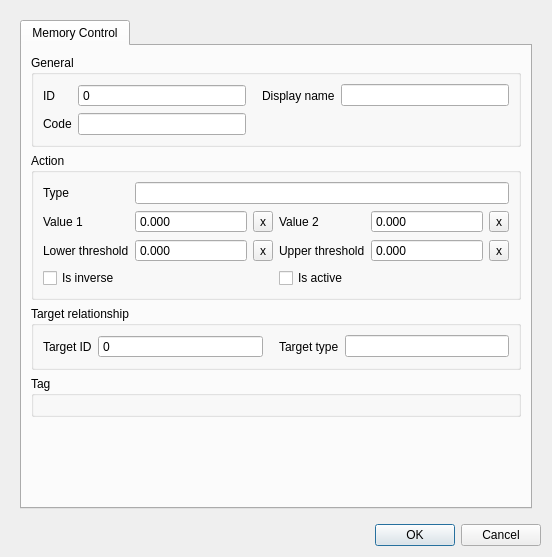
<?xml version="1.0" encoding="UTF-8"?>
<ui version="4.0">
 <class>Dialog</class>
 <widget class="QDialog" name="Dialog">
  <property name="geometry">
   <rect>
    <x>0</x>
    <y>0</y>
    <width>552</width>
    <height>557</height>
   </rect>
  </property>
  <property name="windowTitle">
   <string>Dialog</string>
  </property>
  <layout class="QGridLayout" name="gridLayout">
   <item row="0" column="0">
    <widget class="QScrollArea" name="scrollArea">
     <property name="frameShape">
      <enum>QFrame::NoFrame</enum>
     </property>
     <property name="widgetResizable">
      <bool>true</bool>
     </property>
     <widget class="QWidget" name="scrollAreaWidgetContents">
      <property name="geometry">
       <rect>
        <x>0</x>
        <y>0</y>
        <width>534</width>
        <height>510</height>
       </rect>
      </property>
      <layout class="QGridLayout" name="gridLayout_7">
       <item row="0" column="0">
        <widget class="QTabWidget" name="tabWidget">
         <property name="locale">
          <locale language="English" country="UnitedStates"/>
         </property>
         <property name="inputMethodHints">
          <set>Qt::ImhNone</set>
         </property>
         <property name="currentIndex">
          <number>0</number>
         </property>
         <widget class="QWidget" name="tab">
          <attribute name="title">
           <string>Memory Control</string>
          </attribute>
          <layout class="QGridLayout" name="gridLayout_18">
           <item row="4" column="0">
            <spacer name="verticalSpacer_3">
             <property name="orientation">
              <enum>Qt::Vertical</enum>
             </property>
             <property name="sizeHint" stdset="0">
              <size>
               <width>20</width>
               <height>40</height>
              </size>
             </property>
            </spacer>
           </item>
           <item row="2" column="0">
            <widget class="QGroupBox" name="grp_target">
             <property name="enabled">
              <bool>true</bool>
             </property>
             <property name="locale">
              <locale language="English" country="UnitedStates"/>
             </property>
             <property name="title">
              <string>Target relationship</string>
             </property>
             <layout class="QGridLayout" name="gridLayout_4">
              <item row="0" column="2">
               <widget class="QLabel" name="label_16">
                <property name="locale">
                 <locale language="English" country="UnitedStates"/>
                </property>
                <property name="text">
                 <string>Target type</string>
                </property>
                <property name="alignment">
                 <set>Qt::AlignLeading|Qt::AlignLeft|Qt::AlignVCenter</set>
                </property>
                <property name="indent">
                 <number>10</number>
                </property>
               </widget>
              </item>
              <item row="0" column="1">
               <widget class="QSpinBox" name="target_id">
                <property name="sizePolicy">
                 <sizepolicy hsizetype="Expanding" vsizetype="Fixed">
                  <horstretch>0</horstretch>
                  <verstretch>0</verstretch>
                 </sizepolicy>
                </property>
                <property name="locale">
                 <locale language="English" country="UnitedStates"/>
                </property>
                <property name="readOnly">
                 <bool>true</bool>
                </property>
                <property name="buttonSymbols">
                 <enum>QAbstractSpinBox::NoButtons</enum>
                </property>
                <property name="maximum">
                 <number>999999999</number>
                </property>
                <property name="showClearButton" stdset="0">
                 <bool>true</bool>
                </property>
                <property name="clearValue" stdset="0">
                 <bool>true</bool>
                </property>
                <property name="expressionsEnabled" stdset="0">
                 <bool>false</bool>
                </property>
               </widget>
              </item>
              <item row="0" column="0">
               <widget class="QLabel" name="label_7">
                <property name="locale">
                 <locale language="English" country="UnitedStates"/>
                </property>
                <property name="text">
                 <string>Target ID</string>
                </property>
                <property name="alignment">
                 <set>Qt::AlignLeading|Qt::AlignLeft|Qt::AlignVCenter</set>
                </property>
               </widget>
              </item>
              <item row="0" column="3">
               <widget class="QLineEdit" name="target_type">
                <property name="readOnly">
                 <bool>true</bool>
                </property>
               </widget>
              </item>
             </layout>
            </widget>
           </item>
           <item row="1" column="0">
            <widget class="QGroupBox" name="grp_action">
             <property name="locale">
              <locale language="English" country="UnitedStates"/>
             </property>
             <property name="inputMethodHints">
              <set>Qt::ImhNone</set>
             </property>
             <property name="title">
              <string>Action</string>
             </property>
             <layout class="QGridLayout" name="gridLayout_3">
              <item row="0" column="0">
               <widget class="QLabel" name="label_5">
                <property name="locale">
                 <locale language="English" country="UnitedStates"/>
                </property>
                <property name="inputMethodHints">
                 <set>Qt::ImhNone</set>
                </property>
                <property name="text">
                 <string>Type</string>
                </property>
                <property name="alignment">
                 <set>Qt::AlignLeading|Qt::AlignLeft|Qt::AlignVCenter</set>
                </property>
               </widget>
              </item>
              <item row="1" column="4">
               <widget class="QDoubleSpinBox" name="action_value_2">
                <property name="sizePolicy">
                 <sizepolicy hsizetype="Expanding" vsizetype="Fixed">
                  <horstretch>0</horstretch>
                  <verstretch>0</verstretch>
                 </sizepolicy>
                </property>
                <property name="buttonSymbols">
                 <enum>QAbstractSpinBox::NoButtons</enum>
                </property>
                <property name="decimals">
                 <number>3</number>
                </property>
                <property name="maximum">
                 <double>1000000.000000000000000</double>
                </property>
               </widget>
              </item>
              <item row="1" column="0">
               <widget class="QLabel" name="label_4">
                <property name="text">
                 <string>Value 1</string>
                </property>
               </widget>
              </item>
              <item row="1" column="3">
               <widget class="QLabel" name="label_6">
                <property name="text">
                 <string>Value 2</string>
                </property>
               </widget>
              </item>
              <item row="2" column="1">
               <widget class="QDoubleSpinBox" name="lower_threshold">
                <property name="buttonSymbols">
                 <enum>QAbstractSpinBox::NoButtons</enum>
                </property>
                <property name="decimals">
                 <number>3</number>
                </property>
                <property name="maximum">
                 <double>1000000.000000000000000</double>
                </property>
               </widget>
              </item>
              <item row="3" column="3" colspan="2">
               <widget class="QCheckBox" name="is_active">
                <property name="text">
                 <string>Is active</string>
                </property>
               </widget>
              </item>
              <item row="3" column="0" colspan="2">
               <widget class="QCheckBox" name="is_inverse">
                <property name="text">
                 <string>Is inverse</string>
                </property>
               </widget>
              </item>
              <item row="2" column="3">
               <widget class="QLabel" name="label_9">
                <property name="text">
                 <string>Upper threshold</string>
                </property>
               </widget>
              </item>
              <item row="2" column="2">
               <widget class="QToolButton" name="lower_threshold_clear">
                <property name="text">
                 <string>x</string>
                </property>
               </widget>
              </item>
              <item row="2" column="0">
               <widget class="QLabel" name="label_8">
                <property name="text">
                 <string>Lower threshold</string>
                </property>
               </widget>
              </item>
              <item row="2" column="4">
               <widget class="QDoubleSpinBox" name="upper_threshold">
                <property name="buttonSymbols">
                 <enum>QAbstractSpinBox::NoButtons</enum>
                </property>
                <property name="decimals">
                 <number>3</number>
                </property>
                <property name="maximum">
                 <double>1000000.000000000000000</double>
                </property>
               </widget>
              </item>
              <item row="1" column="2">
               <widget class="QToolButton" name="action_value_1_clear">
                <property name="text">
                 <string>x</string>
                </property>
               </widget>
              </item>
              <item row="1" column="1">
               <widget class="QDoubleSpinBox" name="action_value_1">
                <property name="sizePolicy">
                 <sizepolicy hsizetype="Expanding" vsizetype="Fixed">
                  <horstretch>0</horstretch>
                  <verstretch>0</verstretch>
                 </sizepolicy>
                </property>
                <property name="buttonSymbols">
                 <enum>QAbstractSpinBox::NoButtons</enum>
                </property>
                <property name="decimals">
                 <number>3</number>
                </property>
                <property name="maximum">
                 <double>1000000.000000000000000</double>
                </property>
               </widget>
              </item>
              <item row="1" column="5">
               <widget class="QToolButton" name="action_value_2_clear">
                <property name="text">
                 <string>x</string>
                </property>
               </widget>
              </item>
              <item row="2" column="5">
               <widget class="QToolButton" name="upper_threshold_clear">
                <property name="text">
                 <string>x</string>
                </property>
               </widget>
              </item>
              <item row="0" column="1" colspan="5">
               <widget class="QLineEdit" name="action_type"/>
              </item>
             </layout>
            </widget>
           </item>
           <item row="0" column="0">
            <widget class="QGroupBox" name="grp_general">
             <property name="enabled">
              <bool>true</bool>
             </property>
             <property name="locale">
              <locale language="English" country="UnitedStates"/>
             </property>
             <property name="title">
              <string>General</string>
             </property>
             <layout class="QGridLayout" name="gridLayout_2">
              <item row="0" column="2">
               <widget class="QLabel" name="label_2">
                <property name="locale">
                 <locale language="English" country="UnitedStates"/>
                </property>
                <property name="text">
                 <string>Display name</string>
                </property>
                <property name="alignment">
                 <set>Qt::AlignLeading|Qt::AlignLeft|Qt::AlignVCenter</set>
                </property>
                <property name="indent">
                 <number>10</number>
                </property>
               </widget>
              </item>
              <item row="1" column="0">
               <widget class="QLabel" name="label_3">
                <property name="locale">
                 <locale language="English" country="UnitedStates"/>
                </property>
                <property name="text">
                 <string>Code</string>
                </property>
                <property name="alignment">
                 <set>Qt::AlignLeading|Qt::AlignLeft|Qt::AlignVCenter</set>
                </property>
               </widget>
              </item>
              <item row="1" column="1">
               <widget class="QLineEdit" name="code">
                <property name="sizePolicy">
                 <sizepolicy hsizetype="Expanding" vsizetype="Fixed">
                  <horstretch>0</horstretch>
                  <verstretch>0</verstretch>
                 </sizepolicy>
                </property>
                <property name="locale">
                 <locale language="English" country="UnitedStates"/>
                </property>
                <property name="clearButtonEnabled">
                 <bool>true</bool>
                </property>
               </widget>
              </item>
              <item row="0" column="0">
               <widget class="QLabel" name="label">
                <property name="locale">
                 <locale language="English" country="UnitedStates"/>
                </property>
                <property name="text">
                 <string>ID</string>
                </property>
                <property name="alignment">
                 <set>Qt::AlignLeading|Qt::AlignLeft|Qt::AlignVCenter</set>
                </property>
               </widget>
              </item>
              <item row="0" column="1">
               <widget class="QSpinBox" name="id">
                <property name="locale">
                 <locale language="English" country="UnitedStates"/>
                </property>
                <property name="readOnly">
                 <bool>true</bool>
                </property>
                <property name="buttonSymbols">
                 <enum>QAbstractSpinBox::NoButtons</enum>
                </property>
                <property name="maximum">
                 <number>99999999</number>
                </property>
                <property name="showClearButton" stdset="0">
                 <bool>true</bool>
                </property>
                <property name="clearValue" stdset="0">
                 <bool>true</bool>
                </property>
                <property name="expressionsEnabled" stdset="0">
                 <bool>false</bool>
                </property>
               </widget>
              </item>
              <item row="0" column="3">
               <widget class="QLineEdit" name="display_name">
                <property name="sizePolicy">
                 <sizepolicy hsizetype="Expanding" vsizetype="Fixed">
                  <horstretch>0</horstretch>
                  <verstretch>0</verstretch>
                 </sizepolicy>
                </property>
                <property name="locale">
                 <locale language="English" country="UnitedStates"/>
                </property>
                <property name="clearButtonEnabled">
                 <bool>true</bool>
                </property>
               </widget>
              </item>
             </layout>
            </widget>
           </item>
           <item row="3" column="0">
            <widget class="QGroupBox" name="grp_tag">
             <property name="font">
              <font>
               <weight>50</weight>
               <bold>false</bold>
              </font>
             </property>
             <property name="title">
              <string>Tag</string>
             </property>
             <layout class="QGridLayout" name="gridLayout_17">
              <item row="0" column="0" colspan="2">
               <layout class="QHBoxLayout" name="tags_layout_2"/>
              </item>
             </layout>
            </widget>
           </item>
          </layout>
         </widget>
        </widget>
       </item>
      </layout>
     </widget>
    </widget>
   </item>
   <item row="1" column="0">
    <widget class="QDialogButtonBox" name="buttonBox">
     <property name="standardButtons">
      <set>QDialogButtonBox::Cancel|QDialogButtonBox::Ok</set>
     </property>
    </widget>
   </item>
  </layout>
 </widget>
 <tabstops>
  <tabstop>scrollArea</tabstop>
  <tabstop>tabWidget</tabstop>
  <tabstop>id</tabstop>
  <tabstop>code</tabstop>
  <tabstop>display_name</tabstop>
 </tabstops>
 <resources/>
 <connections/>
</ui>
